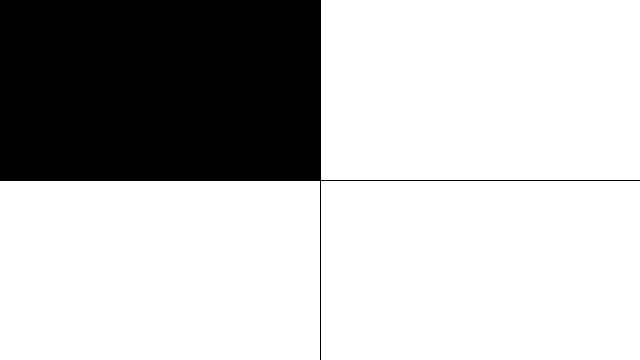
Frame 1 (no input)
Frame 60 (the mouse pressed at the canvas centre just before this capture): identical to frame 1, image omitted
Frame 120 (the mouse held since frame 60 and released just before this capture): identical to frame 1, image omitted

The Processing sketch that drew this single still picture (run headless with seeded random() and noise(); from frame 60 on, the mouse is pressed at the canvas centre):

// Processing sketch: A1
// ── A1.pde
void setup(){
  size(640,360);
}
void draw(){
  rectMode(CORNER);
  fill(0); //black rectangle
  background(255); //white background
  if(0<=mouseX&&mouseX<=width/2&&0<=mouseY&&mouseY<=height/2) 
    rect(0,0,320,180);
  else if(0<=mouseX&&mouseX<=width/2&&height/2<mouseY&&mouseY<=height)
    rect(0,180,320,180);
  else if(width/2<mouseX&&mouseX<=width&&0<=mouseY&&mouseY<=height/2)
    rect(320,0,320,180);
  else rect(320,180,320,180);
  stroke(0);
  line(width/2,0,width/2,height);
  line(0,height/2,width,height/2);
}
